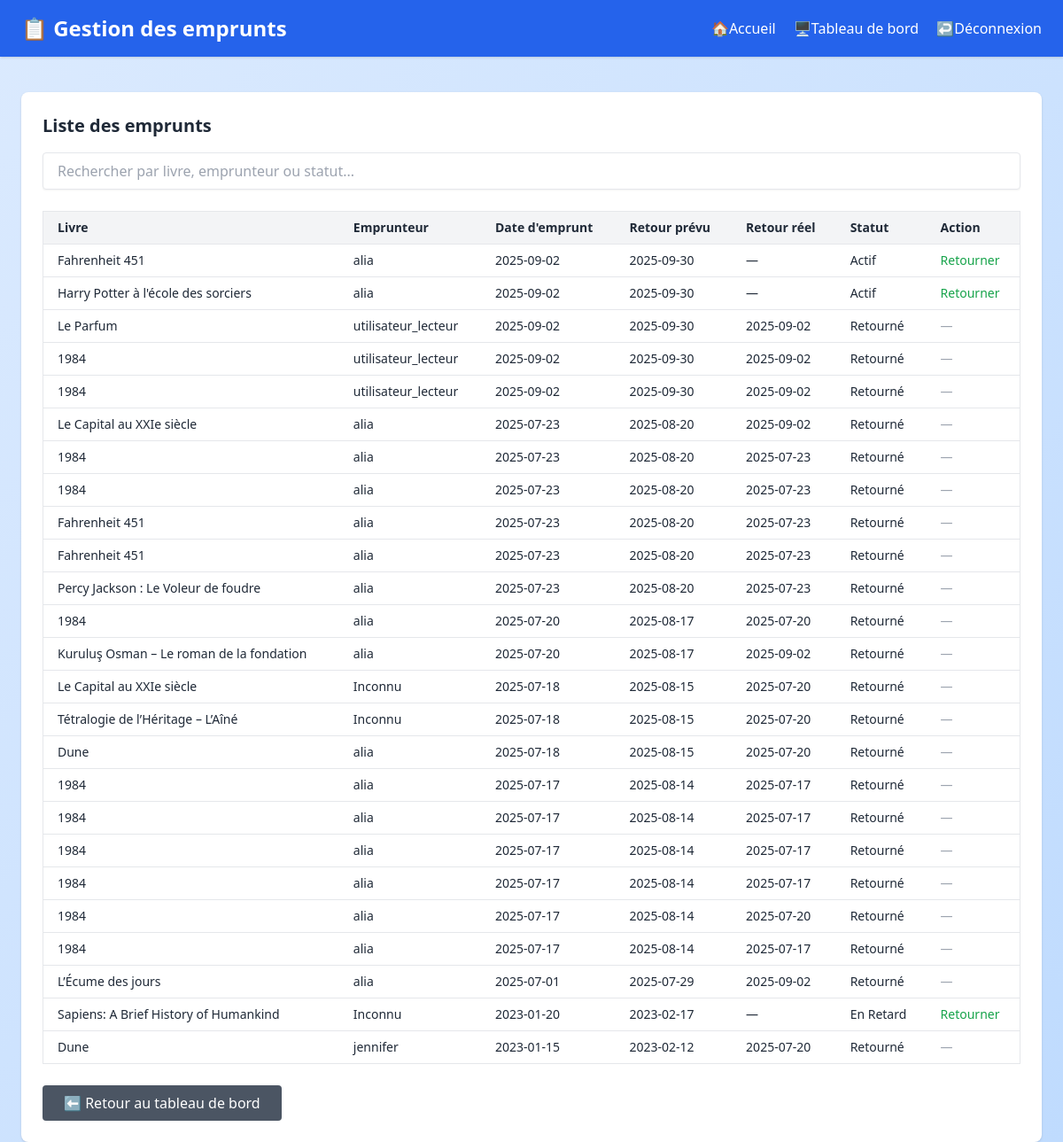
Screenshot of /borrows/manage.php (signed in) with the database file from the repository.
### tables this page shows
CREATE TABLE IF NOT EXISTS `emprunts` (
  `id` int NOT NULL AUTO_INCREMENT,
  `livre_id` int NOT NULL,
  `utilisateur_id` int NOT NULL,
  `date_emprunt` date NOT NULL,
  `date_retour_prevue` date GENERATED ALWAYS AS ((`date_emprunt` + interval 28 day)) STORED,
  `date_retour_reelle` date DEFAULT NULL,
  `statut_emprunt` enum('actif','retourné','en retard') NOT NULL,
  PRIMARY KEY (`id`),
  KEY `livre_id` (`livre_id`),
  KEY `utilisateur_id` (`utilisateur_id`)
);

CREATE TABLE IF NOT EXISTS `livres` (
  `id` int NOT NULL AUTO_INCREMENT,
  `titre` varchar(255) NOT NULL,
  `isbn` varchar(13) NOT NULL,
  `annee_publication` year NOT NULL,
  `resume` text,
  `nombre_exemplaires_total` int NOT NULL,
  `nombre_exemplaires_disponibles` int NOT NULL,
  `auteur_id` int DEFAULT NULL,
  `categorie_id` int DEFAULT NULL,
  `utilisateur_id` int DEFAULT NULL,
  `nombre_exemplaires` int NOT NULL DEFAULT '0',
  `description` text,
  PRIMARY KEY (`id`),
  UNIQUE KEY `isbn` (`isbn`),
  KEY `fk_auteur` (`auteur_id`),
  KEY `fk_categorie` (`categorie_id`),
  KEY `fk_utilisateur` (`utilisateur_id`)
);

CREATE TABLE IF NOT EXISTS `utilisateurs` (
  `id` int NOT NULL AUTO_INCREMENT,
  `nom_utilisateur` varchar(50) NOT NULL,
  `email` varchar(100) NOT NULL,
  `mot_de_passe` varchar(255) NOT NULL,
  `role` enum('lecteur','admin') DEFAULT 'lecteur',
  `date_inscription` timestamp NULL DEFAULT CURRENT_TIMESTAMP,
  PRIMARY KEY (`id`),
  UNIQUE KEY `nom_utilisateur` (`nom_utilisateur`),
  UNIQUE KEY `email` (`email`)
);

### borrows/manage.php (the view, shortened to what this page needs)
<?php
require_once '../includes/config.php';
$stmt = $pdo->query("
    SELECT e.*,
           l.titre AS titre_livre,
           u.nom_utilisateur
    FROM emprunts e
    JOIN livres l ON e.livre_id = l.id
    JOIN utilisateurs u ON e.utilisateur_id = u.id
    ORDER BY e.date_emprunt DESC
");
$emprunts = $stmt->fetchAll();
?>
<!DOCTYPE html>
<html lang="fr">
<head>
    <script src="https://cdn.tailwindcss.com"></script>
</head>
<body class="bg-gradient-to-br from-blue-100 to-blue-200 min-h-screen text-gray-800">
<header class="bg-blue-600 text-white px-6 py-4 flex justify-between items-center shadow">
    <h1 class="text-2xl font-semibold">📋 Gestion des emprunts</h1>
    <nav class="space-x-4">
        <a href="../index.php" class="hover:underline">🏠Accueil</a>
        <a href="../dashboard.php" class="hover:underline">🖥️Tableau de bord</a>
        <a href="../logout.php" class="hover:underline">↩️Déconnexion</a>
    </nav>
</header>
<main class="max-w-6xl mx-auto mt-10 p-6 bg-white rounded-lg shadow">
    <h2 class="text-xl font-bold mb-4">Liste des emprunts</h2>
    <input type="text" id="searchEmprunts"
           placeholder="Rechercher par livre, emprunteur ou statut..."
           class="mb-6 w-full px-4 py-2 border rounded shadow-sm focus:outline-none focus:ring-2 focus:ring-blue-400">
    <?php if (count($emprunts) === 0): ?>
        <p class="text-gray-600">Aucun emprunt trouvé.</p>
    <?php else: ?>
        <div class="overflow-x-auto">
            <table id="empruntsTable" class="min-w-full text-sm border border-gray-200 shadow">
                <thead class="bg-gray-100 text-left">
                    <tr>
                        <th class="px-4 py-2">Livre</th>
                        <th class="px-4 py-2">Emprunteur</th>
                        <th class="px-4 py-2">Date d'emprunt</th>
                        <th class="px-4 py-2">Retour prévu</th>
                        <th class="px-4 py-2">Retour réel</th>
                        <th class="px-4 py-2">Statut</th>
                        <th class="px-4 py-2">Action</th>
                    </tr>
                </thead>
                <tbody class="bg-white">
                    <?php foreach ($emprunts as $emprunt): ?>
                        <tr class="border-t hover:bg-blue-50">
                            <td class="px-4 py-2"><?= htmlspecialchars($emprunt['titre_livre']) ?></td>
                            <td class="px-4 py-2"><?= htmlspecialchars($emprunt['nom_utilisateur']) ?></td>
                            <td class="px-4 py-2"><?= htmlspecialchars($emprunt['date_emprunt']) ?></td>
                            <td class="px-4 py-2"><?= htmlspecialchars($emprunt['date_retour_prevue']) ?></td>
                            <td class="px-4 py-2">
                                <?= $emprunt['date_retour_reelle'] ? htmlspecialchars($emprunt['date_retour_reelle']) : '—' ?>
                            </td>
                            <td class="px-4 py-2 capitalize">
                                <?= htmlspecialchars($emprunt['statut_emprunt']) ?>
                            </td>
                            <td class="px-4 py-2">
                                <?php if ($emprunt['statut_emprunt'] === 'actif' OR $emprunt['statut_emprunt'] === 'en retard'): ?>
                                    <a href="return.php?emprunt_id=<?= $emprunt['id'] ?>"
                                       class="text-green-600 hover:underline"
                                       onclick="return confirm('Confirmer le retour de ce livre ?');">
                                        Retourner
                                    </a>
                                <?php else: ?>
                                    <span class="text-gray-400">—</span>
                                <?php endif; ?>
                            </td>
                        </tr>
                    <?php endforeach; ?>
                </tbody>
            </table>
        </div>
    <?php endif; ?>
    <div class="mt-6">
        <a href="../dashboard.php"
           class="inline-block bg-gray-600 text-white px-6 py-2 rounded hover:bg-gray-700 transition">
            ⬅️ Retour au tableau de bord
        </a>
    </div>
</main>
</body>
</html>

### rows the page displays
emprunts: livre.titre "Fahrenheit 451", utilisateur.nom_utilisateur "alia", date_emprunt "2025-09-02", date_retour_prevue "2025-09-30", statut_emprunt "Actif"
emprunts: livre.titre "Harry Potter à l'école des sorciers", utilisateur.nom_utilisateur "alia", date_emprunt "2025-09-02", date_retour_prevue "2025-09-30", statut_emprunt "Actif"
emprunts: livre.titre "Le Parfum", utilisateur.nom_utilisateur "utilisateur_lecteur", date_emprunt "2025-09-02", date_retour_prevue "2025-09-30", date_retour_reelle "2025-09-02", statut_emprunt "Retourné"
emprunts: livre.titre "1984", utilisateur.nom_utilisateur "utilisateur_lecteur", date_emprunt "2025-09-02", date_retour_prevue "2025-09-30", date_retour_reelle "2025-09-02", statut_emprunt "Retourné"
emprunts: livre.titre "1984", utilisateur.nom_utilisateur "utilisateur_lecteur", date_emprunt "2025-09-02", date_retour_prevue "2025-09-30", date_retour_reelle "2025-09-02", statut_emprunt "Retourné"
emprunts: livre.titre "Le Capital au XXIe siècle", utilisateur.nom_utilisateur "alia", date_emprunt "2025-07-23", date_retour_prevue "2025-08-20", date_retour_reelle "2025-09-02", statut_emprunt "Retourné"
emprunts: livre.titre "1984", utilisateur.nom_utilisateur "alia", date_emprunt "2025-07-23", date_retour_prevue "2025-08-20", date_retour_reelle "2025-07-23", statut_emprunt "Retourné"
emprunts: livre.titre "1984", utilisateur.nom_utilisateur "alia", date_emprunt "2025-07-23", date_retour_prevue "2025-08-20", date_retour_reelle "2025-07-23", statut_emprunt "Retourné"
emprunts: livre.titre "Fahrenheit 451", utilisateur.nom_utilisateur "alia", date_emprunt "2025-07-23", date_retour_prevue "2025-08-20", date_retour_reelle "2025-07-23", statut_emprunt "Retourné"
emprunts: livre.titre "Fahrenheit 451", utilisateur.nom_utilisateur "alia", date_emprunt "2025-07-23", date_retour_prevue "2025-08-20", date_retour_reelle "2025-07-23", statut_emprunt "Retourné"
emprunts: livre.titre "Percy Jackson : Le Voleur de foudre", utilisateur.nom_utilisateur "alia", date_emprunt "2025-07-23", date_retour_prevue "2025-08-20", date_retour_reelle "2025-07-23", statut_emprunt "Retourné"
emprunts: livre.titre "1984", utilisateur.nom_utilisateur "alia", date_emprunt "2025-07-20", date_retour_prevue "2025-08-17", date_retour_reelle "2025-07-20", statut_emprunt "Retourné"
emprunts: livre.titre "Kuruluş Osman – Le roman de la fondation", utilisateur.nom_utilisateur "alia", date_emprunt "2025-07-20", date_retour_prevue "2025-08-17", date_retour_reelle "2025-09-02", statut_emprunt "Retourné"
emprunts: livre.titre "Le Capital au XXIe siècle", utilisateur.nom_utilisateur "Inconnu", date_emprunt "2025-07-18", date_retour_prevue "2025-08-15", date_retour_reelle "2025-07-20", statut_emprunt "Retourné"
emprunts: livre.titre "Tétralogie de l’Héritage – L’Aîné", utilisateur.nom_utilisateur "Inconnu", date_emprunt "2025-07-18", date_retour_prevue "2025-08-15", date_retour_reelle "2025-07-20", statut_emprunt "Retourné"
emprunts: livre.titre "Dune", utilisateur.nom_utilisateur "alia", date_emprunt "2025-07-18", date_retour_prevue "2025-08-15", date_retour_reelle "2025-07-20", statut_emprunt "Retourné"
emprunts: livre.titre "1984", utilisateur.nom_utilisateur "alia", date_emprunt "2025-07-17", date_retour_prevue "2025-08-14", date_retour_reelle "2025-07-17", statut_emprunt "Retourné"
emprunts: livre.titre "1984", utilisateur.nom_utilisateur "alia", date_emprunt "2025-07-17", date_retour_prevue "2025-08-14", date_retour_reelle "2025-07-17", statut_emprunt "Retourné"
emprunts: livre.titre "1984", utilisateur.nom_utilisateur "alia", date_emprunt "2025-07-17", date_retour_prevue "2025-08-14", date_retour_reelle "2025-07-17", statut_emprunt "Retourné"
emprunts: livre.titre "1984", utilisateur.nom_utilisateur "alia", date_emprunt "2025-07-17", date_retour_prevue "2025-08-14", date_retour_reelle "2025-07-17", statut_emprunt "Retourné"
emprunts: livre.titre "1984", utilisateur.nom_utilisateur "alia", date_emprunt "2025-07-17", date_retour_prevue "2025-08-14", date_retour_reelle "2025-07-20", statut_emprunt "Retourné"
emprunts: livre.titre "1984", utilisateur.nom_utilisateur "alia", date_emprunt "2025-07-17", date_retour_prevue "2025-08-14", date_retour_reelle "2025-07-17", statut_emprunt "Retourné"
emprunts: livre.titre "L’Écume des jours", utilisateur.nom_utilisateur "alia", date_emprunt "2025-07-01", date_retour_prevue "2025-07-29", date_retour_reelle "2025-09-02", statut_emprunt "Retourné"
emprunts: livre.titre "Sapiens: A Brief History of Humankind", utilisateur.nom_utilisateur "Inconnu", date_emprunt "2023-01-20", date_retour_prevue "2023-02-17", statut_emprunt "En Retard"
emprunts: livre.titre "Dune", utilisateur.nom_utilisateur "jennifer", date_emprunt "2023-01-15", date_retour_prevue "2023-02-12", date_retour_reelle "2025-07-20", statut_emprunt "Retourné"
